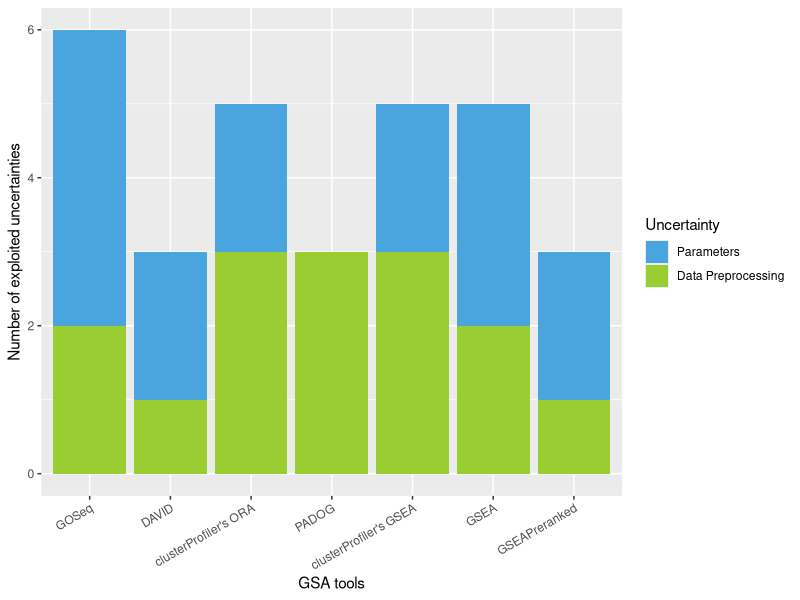
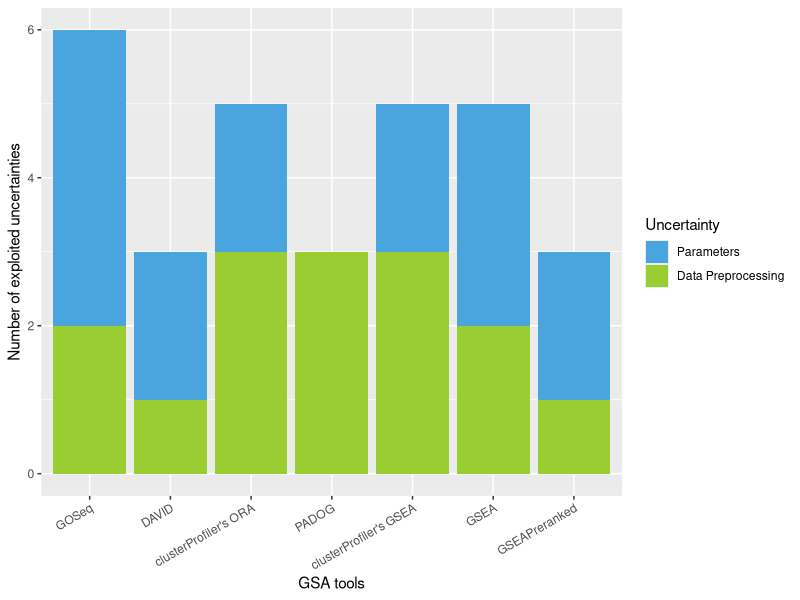

These figures' R source, in order:
library(ggplot2)


uncertainties <- data.frame(n_uncertainties = c(4,2,2,1,2,3,0,3,2,3,3,2,2,1),
                            GSA_tools = c(rep("GOSeq", 2), rep("DAVID", 2), rep("clusterProfiler's ORA", 2), rep("PADOG",2), rep("clusterProfiler's GSEA",2), rep("GSEA",2), rep("GSEAPreranked",2)),
                                          type_uncertainty = rep(c("Parameters", "Data Preprocessing"), 7))

# make column GSA_tools an ordered factor so that ggplot does not change the order automatically
uncertainties$GSA_tools <- factor(uncertainties$GSA_tools, levels = unique(uncertainties$GSA_tools))
uncertainties$type_uncertainty <- factor(uncertainties$type_uncertainty, levels = unique(uncertainties$type_uncertainty))


ggplot(uncertainties, aes(n_uncertainties, GSA_tools, fill = type_uncertainty)) +
  geom_bar(stat="identity", position = "stack") +
  labs(fill='Uncertainty') +
  coord_flip() +
  theme(axis.text.x=element_text(angle=30,hjust=1)) +
  ylab("GSA tools") +
  xlab("Number of exploited uncertainties") +
  scale_fill_manual(values=c('#4AA4DE', 'yellowgreen'))


ggsave("./Results_illustrations/Figure2.eps",
       height = 5.5,
       width = 8.5,
       device = "eps")


